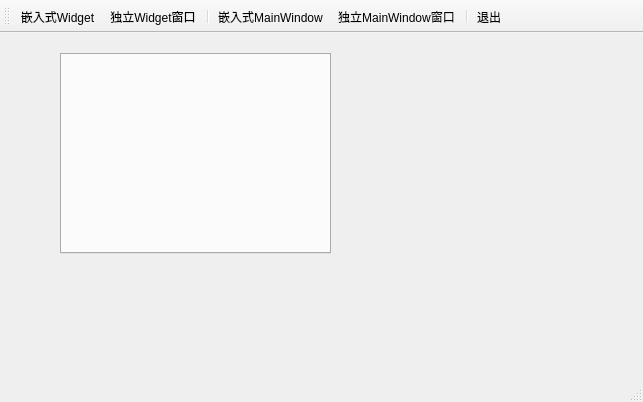
<?xml version="1.0" encoding="UTF-8"?>
<ui version="4.0">
 <class>QWMainWindow</class>
 <widget class="QMainWindow" name="QWMainWindow">
  <property name="geometry">
   <rect>
    <x>0</x>
    <y>0</y>
    <width>643</width>
    <height>402</height>
   </rect>
  </property>
  <property name="windowTitle">
   <string>QWMainWindow</string>
  </property>
  <widget class="QWidget" name="centralwidget">
   <widget class="QTabWidget" name="tabWidget">
    <property name="geometry">
     <rect>
      <x>60</x>
      <y>20</y>
      <width>271</width>
      <height>201</height>
     </rect>
    </property>
   </widget>
  </widget>
  <widget class="QMenuBar" name="menubar">
   <property name="geometry">
    <rect>
     <x>0</x>
     <y>0</y>
     <width>643</width>
     <height>24</height>
    </rect>
   </property>
  </widget>
  <widget class="QStatusBar" name="statusbar"/>
  <widget class="QToolBar" name="toolBar">
   <property name="windowTitle">
    <string>toolBar</string>
   </property>
   <property name="toolButtonStyle">
    <enum>Qt::ToolButtonTextUnderIcon</enum>
   </property>
   <attribute name="toolBarArea">
    <enum>TopToolBarArea</enum>
   </attribute>
   <attribute name="toolBarBreak">
    <bool>false</bool>
   </attribute>
   <addaction name="actWindowInsite"/>
   <addaction name="actWidet"/>
   <addaction name="separator"/>
   <addaction name="actMainWindowInsite"/>
   <addaction name="actMainWindow"/>
   <addaction name="separator"/>
   <addaction name="actQuit"/>
  </widget>
  <action name="actWindowInsite">
   <property name="icon">
    <iconset resource="res.qrc">
     <normaloff>:/images/images/100.bmp</normaloff>:/images/images/100.bmp</iconset>
   </property>
   <property name="text">
    <string>嵌入式Widget</string>
   </property>
  </action>
  <action name="actWidet">
   <property name="icon">
    <iconset resource="res.qrc">
     <normaloff>:/images/images/804.bmp</normaloff>:/images/images/804.bmp</iconset>
   </property>
   <property name="text">
    <string>独立Widget窗口</string>
   </property>
  </action>
  <action name="actMainWindowInsite">
   <property name="icon">
    <iconset resource="res.qrc">
     <normaloff>:/images/images/2.ico</normaloff>:/images/images/2.ico</iconset>
   </property>
   <property name="text">
    <string>嵌入式MainWindow</string>
   </property>
  </action>
  <action name="actMainWindow">
   <property name="icon">
    <iconset resource="res.qrc">
     <normaloff>:/images/images/3.ico</normaloff>:/images/images/3.ico</iconset>
   </property>
   <property name="text">
    <string>独立MainWindow窗口</string>
   </property>
  </action>
  <action name="actQuit">
   <property name="icon">
    <iconset resource="res.qrc">
     <normaloff>:/images/images/132.bmp</normaloff>:/images/images/132.bmp</iconset>
   </property>
   <property name="text">
    <string>退出</string>
   </property>
  </action>
 </widget>
 <resources>
  <include location="res.qrc"/>
 </resources>
 <connections>
  <connection>
   <sender>actQuit</sender>
   <signal>triggered()</signal>
   <receiver>QWMainWindow</receiver>
   <slot>close()</slot>
   <hints>
    <hint type="sourcelabel">
     <x>-1</x>
     <y>-1</y>
    </hint>
    <hint type="destinationlabel">
     <x>321</x>
     <y>200</y>
    </hint>
   </hints>
  </connection>
 </connections>
</ui>
